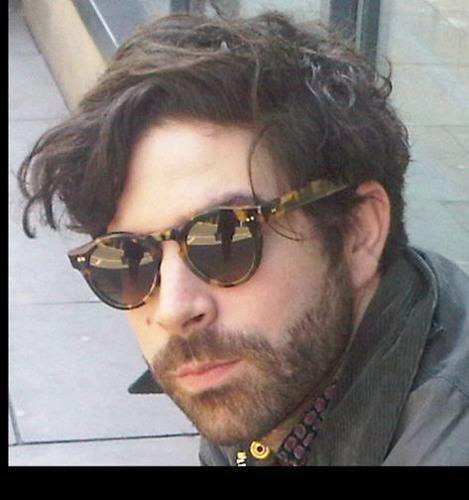
#> input picture vis_help/test_img/560253.png, 469 x 500 px
$ python get_patches.py
#> lines starting #> are read from the running program, lines starting #| are printed output that depends on the picture
import cv2
import numpy as np
from typing import List, Tuple

def get_patches(image: np.ndarray, patch_size: int) -> List[np.ndarray]:
    """
    Split an image into basic square patches.

    Args:
        image (np.ndarray): Input image
        patch_size (int): Size of square patches (patch_size x patch_size)

    Returns:
        List[np.ndarray]: List of image patches
    """
    height, width = image.shape[:2]

    # Calculate number of patches in each dimension
    num_patches_h = height // patch_size
    num_patches_w = width // patch_size

    patches = []

    for i in range(num_patches_h):
        for j in range(num_patches_w):
            # Extract patch
            y_start = i * patch_size
            y_end = y_start + patch_size
            x_start = j * patch_size
            x_end = x_start + patch_size

            patch = image[y_start:y_end, x_start:x_end]
            patches.append(patch)

    return patches

def create_combined_visualization(original_image: np.ndarray, patches: List[np.ndarray], grid_size: Tuple[int, int]) -> np.ndarray:
    """
    Create a combined visualization with original image and patches in a square layout.

    Args:
        original_image (np.ndarray): Original input image
        patches (List[np.ndarray]): List of image patches
        grid_size (tuple): Size of patches visualization grid (rows, cols)

    Returns:
        np.ndarray: Combined visualization
    """
    rows, cols = grid_size
    patch_height, patch_width = patches[0].shape[:2]

    # Create patches grid
    patches_grid = np.zeros((rows * patch_height, cols * patch_width, 3), dtype=np.uint8)

    for idx, patch in enumerate(patches):
        if idx >= rows * cols:
            break

        i = idx // cols
        j = idx % cols

        y_start = i * patch_height
        y_end = y_start + patch_height
        x_start = j * patch_width
        x_end = x_start + patch_width

        patches_grid[y_start:y_end, x_start:x_end] = patch

    # Resize original image to match height of patches grid
    target_height = patches_grid.shape[0]
    aspect_ratio = original_image.shape[1] / original_image.shape[0]
    target_width = int(target_height * aspect_ratio)
    resized_original = cv2.resize(original_image, (target_width, target_height))

    # Create the final combined image
    combined_width = resized_original.shape[1] + patches_grid.shape[1]
    combined_image = np.zeros((target_height, combined_width, 3), dtype=np.uint8)

    # Place original image on the left
    combined_image[:, :target_width] = resized_original
    # Place patches grid on the right
    combined_image[:, target_width:] = patches_grid

    return combined_image

# Example usage
if __name__ == "__main__":
    # Load an example image
    image_path = "./test_img/560253.png"
    image = cv2.imread(image_path)
#> image is the input picture: shape (500, 469, 3); mean B, G, R 116.9, 119.5, 128.4

    if image is None:
        print("Error: Could not load image")
    else:
        # Get patches
        patch_size = 32  # Size for square patches
        patches = get_patches(image, patch_size)
#> after the loop in get_patches, `for i in range(num_patches_h):`: patches = 210 items
#> patches = 210 items

        # Create combined visualization
        grid_size = (8, 8)
        combined_vis = create_combined_visualization(image, patches, grid_size)
#> the loop in create_combined_visualization, `for idx, patch in enumerate(patches):` made 65 passes
#> (i, j, y_start, y_end, x_start, x_end) on passes 1 to 12: (0, 0, 0, 32, 0, 32), (0, 1, 0, 32, 32, 64), (0, 2, 0, 32, 64, 96), (0, 3, 0, 32, 96, 128), (0, 4, 0, 32, 128, 160), (0, 5, 0, 32, 160, 192), (0, 6, 0, 32, 192, 224), (0, 7, 0, 32, 224, 256), (1, 0, 32, 64, 0, 32), (1, 1, 32, 64, 32, 64), (1, 2, 32, 64, 64, 96), (1, 3, 32, 64, 96, 128)
#> after the loop in create_combined_visualization, `for idx, patch in enumerate(patches):`:
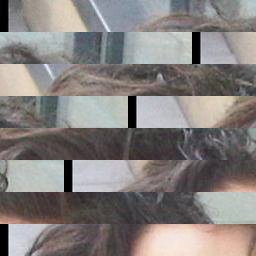
#> patches_grid: shape (256, 256, 3); mean of channels 0, 1, 2 126.3, 128.3, 133.2; drawn as B, G, R
#> in create_combined_visualization, `combined_image[:, :target_width] = resized_original`:
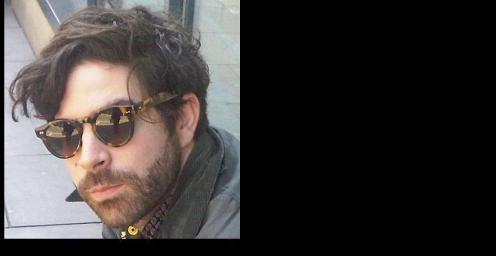
#> combined_image: shape (256, 496, 3); mean B, G, R 56.5, 57.7, 62.1
#> in create_combined_visualization, `combined_image[:, target_width:] = patches_grid`:
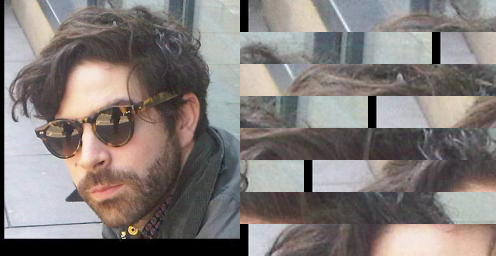
#> combined_image: shape (256, 496, 3); mean B, G, R 121.7, 124, 130.8

        # Display result in a single window
        cv2.imshow("Original Image and Patches", combined_vis)
        cv2.waitKey(0)
        cv2.destroyAllWindows()
